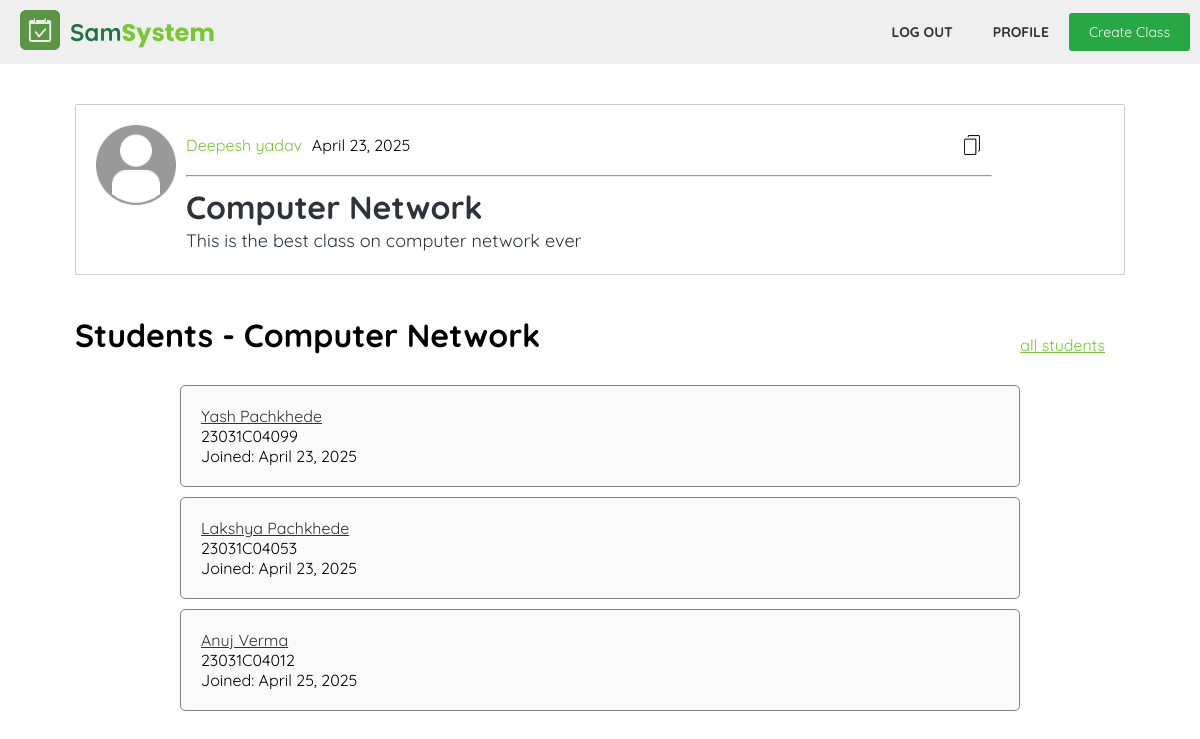
Screenshot of /teacher/class.php?id=5 (signed in) with the database file from the repository.
### tables this page shows
CREATE TABLE `class` (
  `id` int(11) NOT NULL,
  `name` varchar(100) DEFAULT NULL,
  `description` text DEFAULT NULL,
  `teacher_id` int(11) DEFAULT NULL,
  `date_created` datetime DEFAULT current_timestamp(),
  `branch` int(11) DEFAULT NULL
);

CREATE TABLE `user` (
  `id` int(11) NOT NULL,
  `name` varchar(50) NOT NULL,
  `email` varchar(100) NOT NULL,
  `password` varchar(255) NOT NULL,
  `type` enum('student','teacher','admin') NOT NULL DEFAULT 'student',
  `approved` tinyint(1) NOT NULL DEFAULT 0,
  `date_created` date DEFAULT current_timestamp()
);

CREATE TABLE `attends` (
  `student_id` int(11) NOT NULL,
  `class_id` int(11) NOT NULL,
  `date_joined` datetime DEFAULT current_timestamp()
);

CREATE TABLE `student_profile` (
  `student_id` int(11) NOT NULL,
  `roll_no` varchar(15) NOT NULL,
  `branch` int(11) DEFAULT NULL,
  `bio` varchar(200) DEFAULT NULL
);

### session.php (called while the page is built, shortened)
<?php
function isLoggedInUser($id)
{
	return $_SESSION['user_id'] === $id;
}
?>

### utils.php (called while the page is built, shortened)
<?php
function getRecords($conn, $table, $parameter, $value){
	$stmt = $conn->prepare("SELECT * FROM $table WHERE $parameter = ?");
	$stmt->bind_param('i', $value);
	$stmt->execute();
	$result = $stmt->get_result();
	return $result;
}
function getFormattedDate($str){
	return (new DateTime($str))->format('F j, Y');
}
?>

### teacher/class.php (the view, shortened to what this page needs)
<?php
require '../db/db_connector.php';
require '../session.php';
require '../utils.php';
$class_id = $_GET['id'];
$stmt = $conn->prepare("SELECT name, description, teacher_id, branch, date_created FROM class WHERE id = ?");
$stmt->bind_param("i", $class_id);
$stmt->execute();
$result = $stmt->get_result();
$class_data = $result->fetch_assoc();
$teacher_id =  $class_data['teacher_id'];
$teacher_name = $conn->query("SELECT name from user WHERE id = $teacher_id")->fetch_assoc()['name'];
?>
<!DOCTYPE html>
<html lang="en">
<head>
	<link rel="stylesheet" href="../css/util.css">
	<link rel="stylesheet" href="../css/style.css">
</head>
<body>
	<?php require '..\components\nav_sm.php'; ?>
	<div class="container mt40">
		<div class="class">
			<div class="class-left">
				<img src="/attendence/img/user.jpg" alt="">
			</div>
			<div class="class-right  mw-80">
				<div class="d-f jc-sb  mb10 ai-c">
					<div class="d-f g-10 class-name-date">
						<a class = "link"href="profile.php?id=<?=$teacher_id?>"><?= $teacher_name ?></a>
						<p> <?php echo (new DateTime($class_data["date_created"]))->format('F j, Y'); ?></p>
					</div>
					<?php if ($_SESSION['type'] == "teacher"):?>
						<img src="/attendence/img/copy.png"  class="icon" id="shareBtn">
					<?php else: ?>
						<a class="btn" href="/attendence/student/join_class.php?id=<?=$class_id?>">Join</a>
					<?php endif; ?>
				</div>
				<hr class="">
				<h1 class="text-dark mt10"><?= $class_data["name"] ?></h1>
				<p class="text"><?= $class_data["description"] ?></p>
			</div>
		</div>
		<div class="class-data mt40">
			<?php
			if (isLoggedInUser($teacher_id)){
				$result =getRecords($conn, "attends", "class_id", $class_id);
				if ($result->num_rows > 0){
					echo "<div class='d-fcc jc-sb short-col'><h1 class='mb20'>Students - " . $class_data['name'] . "</h1><a class='link td-u mr20' href='class_students.php?id=$class_id'>all students</a></div>";
				} else {
					echo "<h1 class='mb20'>No students in " . $class_data['name'] . "</h1>";
				}
				$count = 0;
				while (($row = $result->fetch_assoc() ) && $count < 5) {
					$count++;
					$user_id = $row['student_id'];
					$user_data = getRecords($conn, "user", "id", $user_id)->fetch_assoc();
					$user_profile_data = getRecords($conn, "student_profile", "student_id", $user_id)->fetch_assoc();
					echo"<div class='user-row'>
					<div class='user-row-left'>
					<a class='user-row-name td-u' href='/attendence/" . $user_data['type']. "/profile.php?id=". $user_data['id'] . "&action=view'>" . $user_data['name'] . "</a>
					<p>". $user_profile_data['roll_no'] ."</p>
					<p class='user-row-date'>Joined: ".  getFormattedDate($row['date_joined']). " </p>
					</div>
					<div class='user-row-right'>
					</div>
					</div>";
				}
			}
			?>
		</div>
	</div>
</body>
</html>

### css/util.css (style rules this page uses)
:root { --color-primary: #217346; --color-primary-light: #7ac735; --color-accent: #ff9900; --color-background: #fafafa; --color-text-dark: #2d333a; --color-highlight: #FFF9C4; --color-info: #00bcfe; --color-info-dark: #0095c7; --color-light-blue: #eaf4ff; --color-green: #28a745; --color-red: #dc3545; --color-green-dark:#218838; --color-red-dark: #c82333; }
.d-fcc { display: flex; justify-content: center; align-items: center; }
a { text-decoration: none; color:var(--color-text-dark) ; }
.mb10 { margin-bottom: 10px !important; }
.mb20 { margin-bottom: 20px !important; }
.mt10 { margin-top: 10px !important; }
.mt40 { margin-top: 40px !important; }
.jc-sb { justify-content: space-between; }
.mr20 { margin-right: 20px !important; }
.td-u { text-decoration: underline !important; }
.mw-80 { max-width: 80%; }
.text-dark { color: var(--color-text-dark); }
.d-f { display: flex; }
.g-10 { gap: 10px; }
.ai-c { align-items: center; }

### css/style.css (style rules this page uses)
* { margin: 0; padding: 0; font-family: "Quicksand", sans-serif; box-sizing: border-box; }
.link { color: var(--color-primary-light); text-decoration: none; }
.user-row { display: flex; justify-content: space-between; align-items: center; width: 80%; background: var(--color-background); padding: 20px; border-radius: 5px; border: 1px solid grey; margin: 10px auto; }
.container { max-width: 1050px; margin: auto auto; }
.text-dark { color: var(--color-text-dark); font-weight: 700; }
.class { border: 1px solid #ccc; padding: 20px; border-radius: 2px; display: flex; justify-content: start; align-items: center; gap: 10px; }
.text { font-weight: 400; color: #2d333a; line-height: 1.4em; font-size: 18px; line-height: 27px; text-align: unset; }
.class-left { align-self: stretch; }
.class-left img { width: 80px; }
.class-right { display: flex; flex: 1; flex-direction: column; }
.icon { width: 40px; padding: 10px; }

### rows the page displays
class: teacher.name "Deepesh yadav", date_created "April 23, 2025", name "Computer Network", description "This is the best class on computer network ever"
attends: student.name "Yash Pachkhede", student_profile.roll_no "23031C04099", date_joined "April 23, 2025"
attends: student.name "Lakshya Pachkhede", student_profile.roll_no "23031C04053", date_joined "April 23, 2025"
attends: student.name "Anuj Verma", student_profile.roll_no "23031C04012", date_joined "April 25, 2025"
